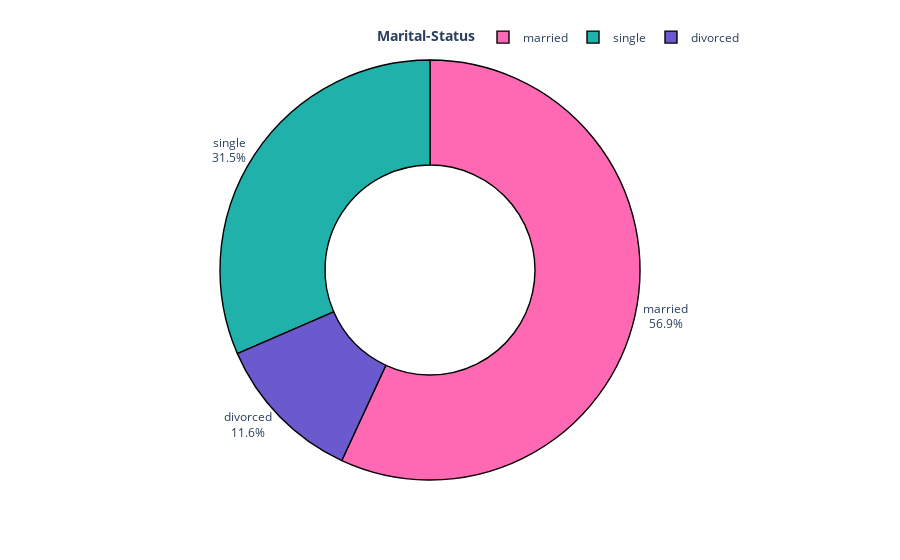

The notebook cell this image was saved under:
### Markdown cell above
Insight📊:

- Management and Blue-collar Job type Clients are maximum in the bank
- There are very less number of student customers in the bank

### Code cell
fig=px.pie(df.marital.value_counts().reset_index().rename(columns={'index':'Marital-Status','marital':'Count'}),names='Marital-Status',values='Count',hole=0.5,template='plotly_white',color_discrete_sequence=['HotPink','LightSeaGreen','SlateBlue'])
fig.update_traces(marker=dict(line=dict(color='#000000', width=1.4)))
fig.update_layout(title_x=0.5,showlegend=True,legend_title_text='<b>Marital-Status')
fig.update_traces(textposition='outside', textinfo='percent+label')
fig.update_layout(title_x=0.5,legend=dict(orientation='h',yanchor='bottom',y=1.02,xanchor='right',x=1))
fig.show()

### Figure 1 — Plotly figure (JSON) as saved in the notebook; plotly's stock layout.template omitted (floating-point values rounded to 4 significant figures)
{"data": [{"domain": {"x": [0, 1], "y": [0, 1]}, "hole": 0.5, "hovertemplate": "Marital-Status=%{label}<br>Count=%{value}<extra></extra>", "labels": ["married", "single", "divorced"], "legendgroup": "", "marker": {"line": {"color": "#000000", "width": 1.4}}, "name": "", "showlegend": true, "textinfo": "percent+label", "textposition": "outside", "type": "pie", "values": [6351, 3518, 1293]}], "layout": {"legend": {"orientation": "h", "title": {"text": "<b>Marital-Status"}, "tracegroupgap": 0, "x": 1, "xanchor": "right", "y": 1.02, "yanchor": "bottom"}, "margin": {"t": 60}, "piecolorway": ["HotPink", "LightSeaGreen", "SlateBlue"], "showlegend": true, "title": {"x": 0.5}}}
